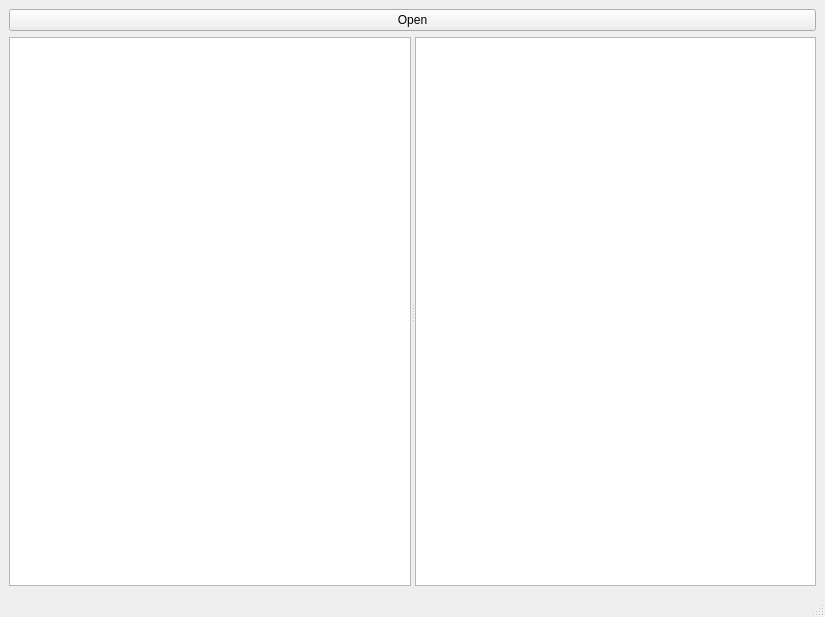
<?xml version="1.0" encoding="UTF-8"?>
<ui version="4.0">
 <class>MainWindow</class>
 <widget class="QMainWindow" name="MainWindow">
  <property name="windowModality">
   <enum>Qt::WindowModal</enum>
  </property>
  <property name="geometry">
   <rect>
    <x>0</x>
    <y>0</y>
    <width>825</width>
    <height>617</height>
   </rect>
  </property>
  <property name="windowTitle">
   <string>MainWindow</string>
  </property>
  <widget class="QWidget" name="centralwidget">
   <property name="enabled">
    <bool>true</bool>
   </property>
   <property name="sizePolicy">
    <sizepolicy hsizetype="Expanding" vsizetype="Expanding">
     <horstretch>0</horstretch>
     <verstretch>0</verstretch>
    </sizepolicy>
   </property>
   <layout class="QVBoxLayout" name="verticalLayout">
    <item>
     <widget class="QPushButton" name="openFileBtn">
      <property name="text">
       <string>Open</string>
      </property>
     </widget>
    </item>
    <item>
     <layout class="QHBoxLayout" name="horizontalLayout">
      <item>
       <widget class="QSplitter" name="splitter">
        <property name="sizePolicy">
         <sizepolicy hsizetype="Expanding" vsizetype="Expanding">
          <horstretch>0</horstretch>
          <verstretch>0</verstretch>
         </sizepolicy>
        </property>
        <property name="minimumSize">
         <size>
          <width>512</width>
          <height>0</height>
         </size>
        </property>
        <property name="maximumSize">
         <size>
          <width>16777215</width>
          <height>16777215</height>
         </size>
        </property>
        <property name="orientation">
         <enum>Qt::Horizontal</enum>
        </property>
        <widget class="SvgViewer" name="graphicsView"/>
        <widget class="QListWidget" name="listWidget"/>
       </widget>
      </item>
     </layout>
    </item>
   </layout>
  </widget>
  <widget class="QMenuBar" name="menubar">
   <property name="geometry">
    <rect>
     <x>0</x>
     <y>0</y>
     <width>825</width>
     <height>26</height>
    </rect>
   </property>
  </widget>
  <widget class="QStatusBar" name="statusbar"/>
 </widget>
 <customwidgets>
  <customwidget>
   <class>SvgViewer</class>
   <extends>QGraphicsView</extends>
   <header>svgViewer.hpp</header>
  </customwidget>
 </customwidgets>
 <resources/>
 <connections/>
</ui>
